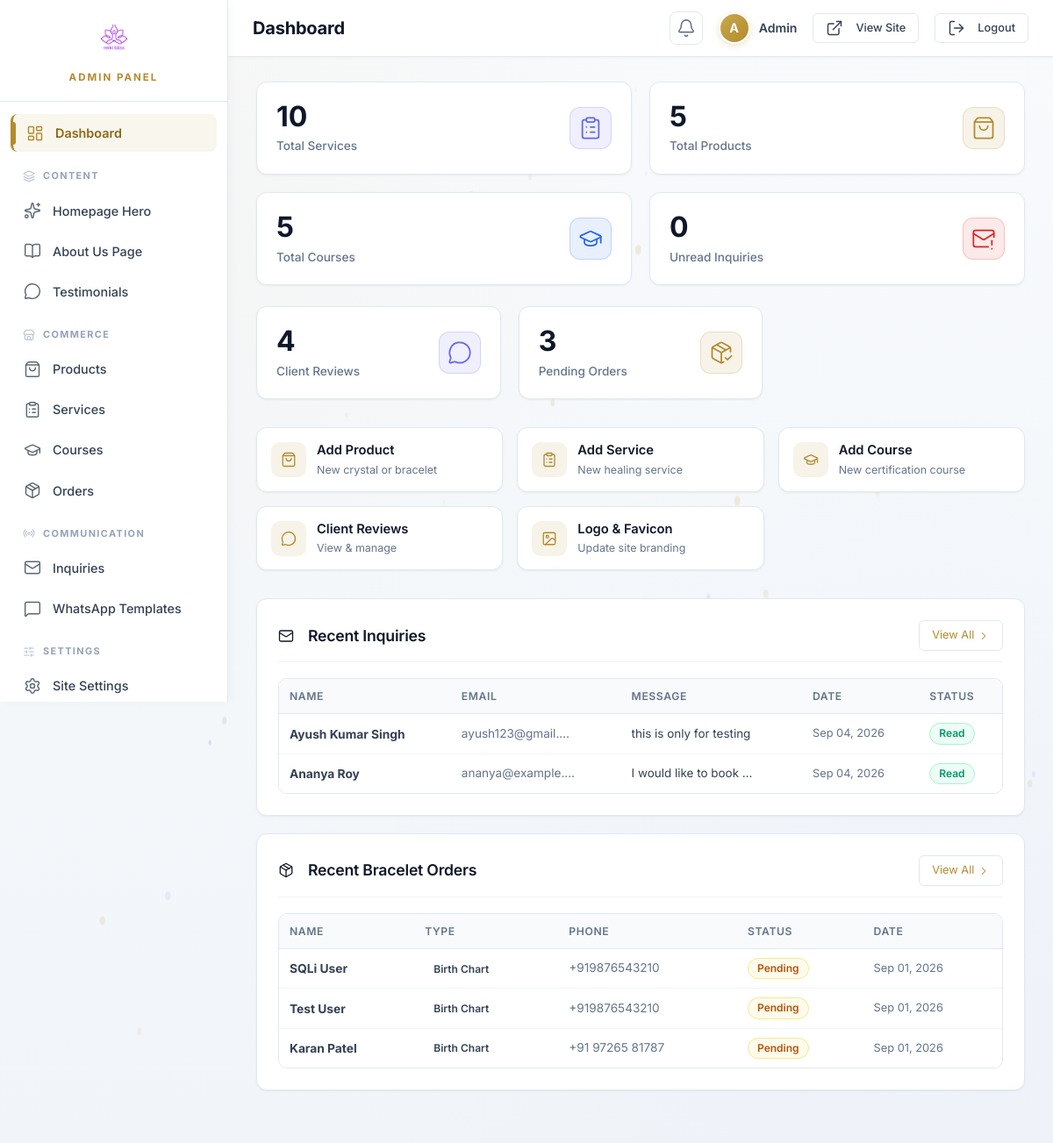
/admin/ (signed in), run on the app's committed database.
### tables this page shows
CREATE TABLE `contact_inquiries` (
  `id` int(11) NOT NULL AUTO_INCREMENT,
  `name` varchar(100) NOT NULL,
  `email` varchar(100) NOT NULL,
  `phone` varchar(30) DEFAULT NULL,
  `message` text NOT NULL,
  `is_read` tinyint(1) DEFAULT 0,
  `created_at` timestamp NOT NULL DEFAULT current_timestamp(),
  PRIMARY KEY (`id`)
);

CREATE TABLE `bracelet_orders` (
  `id` int(11) NOT NULL AUTO_INCREMENT,
  `order_type` enum('birth-chart','customized') NOT NULL,
  `name` varchar(100) NOT NULL,
  `email` varchar(100) NOT NULL,
  `phone` varchar(30) NOT NULL,
  `whatsapp` varchar(30) DEFAULT NULL,
  `date_of_birth` date DEFAULT NULL,
  `time_of_birth` time DEFAULT NULL,
  `place_of_birth` varchar(150) DEFAULT NULL,
  `intention` varchar(255) DEFAULT NULL,
  `message` text DEFAULT NULL,
  `status` enum('pending','contacted','completed') DEFAULT 'pending',
  `created_at` timestamp NOT NULL DEFAULT current_timestamp(),
  PRIMARY KEY (`id`)
);

### admin/index.php (the view, shortened to what this page needs)
<?php
require_once 'auth-check.php';
$totalServices = 0;
$totalProducts = 0;
$totalCourses = 0;
$unreadInquiries = 0;
$pendingOrders = 0;
$recentInquiries = [];
$recentOrders = [];
try {
    $totalServices = (int)$pdo->query("SELECT COUNT(*) FROM services")->fetchColumn();
    $totalProducts = (int)$pdo->query("SELECT COUNT(*) FROM products")->fetchColumn();
    $totalCourses = (int)$pdo->query("SELECT COUNT(*) FROM courses")->fetchColumn();
    $unreadInquiries = (int)$pdo->query("SELECT COUNT(*) FROM contact_inquiries WHERE is_read = 0")->fetchColumn();
    $totalTestimonials = (int)$pdo->query("SELECT COUNT(*) FROM testimonials")->fetchColumn();
    $pendingOrders = (int)$pdo->query("SELECT COUNT(*) FROM bracelet_orders WHERE status = 'pending'")->fetchColumn();
    $inqStmt = $pdo->query("SELECT * FROM contact_inquiries ORDER BY created_at DESC LIMIT 5");
    $recentInquiries = $inqStmt ? $inqStmt->fetchAll(PDO::FETCH_ASSOC) : [];
    $ordStmt = $pdo->query("SELECT * FROM bracelet_orders ORDER BY created_at DESC LIMIT 5");
    $recentOrders = $ordStmt ? $ordStmt->fetchAll(PDO::FETCH_ASSOC) : [];
} catch (PDOException $e) {
    error_log("Dashboard query error: " . $e->getMessage());
}
require_once 'includes/admin-header.php';
?>
<div class="grid-4 mb-3">
    <div class="stat-card">
        <div class="stat-info">
            <span class="stat-number"><?= number_format($totalServices) ?></span>
            <span class="stat-label">Total Services</span>
        </div>
        <div class="stat-icon purple" title="Total Active Services">
            <i data-lucide="clipboard-list"></i>
        </div>
    </div>
    <div class="stat-card">
        <div class="stat-info">
            <span class="stat-number"><?= number_format($totalProducts) ?></span>
            <span class="stat-label">Total Products</span>
        </div>
        <div class="stat-icon gold" title="Total Shop Products">
            <i data-lucide="shopping-bag"></i>
        </div>
    </div>
    <div class="stat-card">
        <div class="stat-info">
            <span class="stat-number"><?= number_format($totalCourses) ?></span>
            <span class="stat-label">Total Courses</span>
        </div>
        <div class="stat-icon blue" title="Total Healing Courses">
            <i data-lucide="graduation-cap"></i>
        </div>
    </div>
    <div class="stat-card">
        <div class="stat-info">
            <span class="stat-number"><?= number_format($unreadInquiries) ?></span>
            <span class="stat-label">Unread Inquiries</span>
        </div>
        <div class="stat-icon red <?= ($unreadInquiries > 0) ? 'pulse' : '' ?>" title="<?= $unreadInquiries ?> Pending Inquiries">
            <i data-lucide="mail-warning"></i>
        </div>
    </div>
</div>
<div class="grid-3 mb-4">
    <a href="testimonials" class="stat-card" style="text-decoration: none; color: inherit;">
        <div class="stat-info">
            <span class="stat-number"><?= number_format($totalTestimonials) ?></span>
            <span class="stat-label">Client Reviews</span>
        </div>
        <div class="stat-icon purple" title="Total Client Reviews">
            <i data-lucide="message-circle"></i>
        </div>
    </a>
    <a href="orders?status=pending" class="stat-card" style="text-decoration: none; color: inherit;">
        <div class="stat-info">
            <span class="stat-number"><?= number_format($pendingOrders) ?></span>
            <span class="stat-label">Pending Orders</span>
        </div>
        <div class="stat-icon gold" title="Pending Orders">
            <i data-lucide="package-check"></i>
        </div>
    </a>
</div>
<div class="mb-4">
    <div class="quick-actions-grid">
        <a href="products?action=add" class="quick-action-card">
            <div class="action-icon"><i data-lucide="shopping-bag"></i></div>
            <div>
                <div>Add Product</div>
                <small class="text-muted" style="font-weight: normal; font-size: 0.78rem;">New crystal or bracelet</small>
            </div>
        </a>
        <a href="services?action=add" class="quick-action-card">
            <div class="action-icon"><i data-lucide="clipboard-list"></i></div>
            <div>
                <div>Add Service</div>
                <small class="text-muted" style="font-weight: normal; font-size: 0.78rem;">New healing service</small>
            </div>
        </a>
        <a href="courses?action=add" class="quick-action-card">
            <div class="action-icon"><i data-lucide="graduation-cap"></i></div>
            <div>
                <div>Add Course</div>
                <small class="text-muted" style="font-weight: normal; font-size: 0.78rem;">New certification course</small>
            </div>
        </a>
        <a href="testimonials" class="quick-action-card">
            <div class="action-icon"><i data-lucide="message-circle"></i></div>
            <div>
                <div>Client Reviews</div>
                <small class="text-muted" style="font-weight: normal; font-size: 0.78rem;">View &amp; manage</small>
            </div>
        </a>
        <a href="settings?tab=branding" class="quick-action-card">
            <div class="action-icon"><i data-lucide="image"></i></div>
            <div>
                <div>Logo &amp; Favicon</div>
                <small class="text-muted" style="font-weight: normal; font-size: 0.78rem;">Update site branding</small>
            </div>
        </a>
    </div>
</div>
<div class="grid-2 gap-3 mb-4">
    <div class="admin-card">
        <div class="admin-card-header">
            <div class="admin-card-title flex items-center gap-2">
                <i data-lucide="mail"></i> Recent Inquiries
            </div>
            <a href="inquiries" class="btn-outline btn-sm text-gold" style="text-decoration: none;">
                View All <i data-lucide="chevron-right" style="width: 14px; height: 14px; margin-right: 0;"></i>
            </a>
        </div>
        <?php if (empty($recentInquiries)): ?>
            <p class="text-muted" style="text-align: center; padding: 24px 0;">No inquiries received yet.</p>
        <?php else: ?>
            <div class="table-responsive">
                <table class="admin-table">
                    <thead>
                        <tr>
                            <th>Name</th>
                            <th>Email</th>
                            <th>Message</th>
                            <th>Date</th>
                            <th>Status</th>
                        </tr>
                    </thead>
                    <tbody>
                        <?php foreach ($recentInquiries as $inq): ?>
                            <?php
                                $isUnread = empty($inq['is_read']);
                                $truncatedMsg = mb_strlen($inq['message'] ?? '') > 50
                                    ? mb_substr($inq['message'], 0, 47) . '...'
                                    : ($inq['message'] ?? '');
                                $dateFormatted = !empty($inq['created_at'])
                                    ? date('M d, Y', strtotime($inq['created_at']))
                                    : '—';
                            ?>
                            <tr class="<?= $isUnread ? 'row-unread' : '' ?>">
                                <td>
                                    <strong><?= htmlspecialchars($inq['name'] ?? 'Guest') ?></strong>
                                </td>
                                <td class="text-muted" style="font-size: 0.85rem;">
                                    <span class="text-truncate-email" title="<?= htmlspecialchars($inq['email'] ?? '') ?>"><?= htmlspecialchars($inq['email'] ?? '—') ?></span>
                                </td>
                                <td style="font-size: 0.84rem;">
                                    <span class="text-truncate-msg" title="<?= htmlspecialchars($inq['message'] ?? '') ?>"><?= htmlspecialchars($truncatedMsg) ?></span>
                                </td>
                                <td class="text-muted" style="font-size: 0.8rem; white-space: nowrap;">
                                    <?= $dateFormatted ?>
                                </td>
                                <td>
                                    <?php if ($isUnread): ?>
                                        <span class="badge badge-warning">Unread</span>
                                    <?php else: ?>
                                        <span class="badge badge-success">Read</span>
                                    <?php endif; ?>
                                </td>
                            </tr>
                        <?php endforeach; ?>
                    </tbody>
                </table>
            </div>
        <?php endif; ?>
    </div>
    <div class="admin-card">
        <div class="admin-card-header">
            <div class="admin-card-title flex items-center gap-2">
                <i data-lucide="package"></i> Recent Bracelet Orders
            </div>
            <a href="orders" class="btn-outline btn-sm text-gold" style="text-decoration: none;">
                View All <i data-lucide="chevron-right" style="width: 14px; height: 14px; margin-right: 0;"></i>
            </a>
        </div>
        <?php if (empty($recentOrders)): ?>
            <p class="text-muted" style="text-align: center; padding: 24px 0;">No bracelet orders recorded yet.</p>
        <?php else: ?>
            <div class="table-responsive">
                <table class="admin-table">
                    <thead>
                        <tr>
                            <th>Name</th>
                            <th>Type</th>
                            <th>Phone</th>
                            <th>Status</th>
                            <th>Date</th>
                        </tr>
                    </thead>
                    <tbody>
                        <?php foreach ($recentOrders as $order): ?>
                            <?php
                                $orderType = $order['order_type'] ?? 'customized';
                                $orderStatus = $order['status'] ?? 'pending';
                                $orderDate = !empty($order['created_at'])
                                    ? date('M d, Y', strtotime($order['created_at']))
                                    : '—';
                            ?>
                            <tr>
                                <td>
                                    <strong><?= htmlspecialchars($order['name'] ?? 'Anonymous') ?></strong>
                                </td>
                                <td>
                                    <?php if ($orderType === 'birth-chart'): ?>
                                        <span class="badge badge-purple">
                                            Birth Chart
                                        </span>
                                    <?php else: ?>
                                        <span class="badge badge-gold">
                                            Customized
                                        </span>
                                    <?php endif; ?>
                                </td>
                                <td class="text-muted" style="font-size: 0.85rem; white-space: nowrap;">
                                    <?= htmlspecialchars($order['phone'] ?? '—') ?>
                                </td>
                                <td>
                                    <?php if ($orderStatus === 'completed'): ?>
                                        <span class="badge badge-success">Completed</span>
                                    <?php elseif ($orderStatus === 'contacted'): ?>
                                        <span class="badge badge-info">Contacted</span>
                                    <?php else: ?>
                                        <span class="badge badge-warning">Pending</span>
                                    <?php endif; ?>
                                </td>
                                <td class="text-muted" style="font-size: 0.8rem; white-space: nowrap;">
                                    <?= $orderDate ?>
                                </td>
                            </tr>
                        <?php endforeach; ?>
                    </tbody>
                </table>
            </div>
        <?php endif; ?>
    </div>
</div>
<?php require_once 'includes/admin-footer.php'; ?>

### data on the page
contact_inquiries: name "Ayush Kumar Singh", email "ayush123@gmail.…", message "this is only for testing", created_at "Sep 04, 2026", is_read "Read"
contact_inquiries: name "Ananya Roy", email "ananya@example.…", message "I would like to book…", created_at "Sep 04, 2026", is_read "Read"
bracelet_orders: name "SQLi User", order_type "Birth Chart", phone "+919876543210", status "Pending", created_at "Sep 01, 2026"
bracelet_orders: name "Test User", order_type "Birth Chart", phone "+919876543210", status "Pending", created_at "Sep 01, 2026"
bracelet_orders: name "Karan Patel", order_type "Birth Chart", phone "+91 97265 81787", status "Pending", created_at "Sep 01, 2026"

### other printed values
$sbLabel('brand_title') "ADMIN PANEL"
$sbLabel('menu_dashboard') "Dashboard"
$sbLabel('section_content') "CONTENT"
$sbLabel('menu_homepage_hero') "Homepage Hero"
$sbLabel('menu_about_us') "About Us Page"
$sbLabel('menu_testimonials') "Testimonials"
$sbLabel('section_commerce') "COMMERCE"
$sbLabel('menu_products') "Products"
$sbLabel('menu_services') "Services"
$sbLabel('menu_courses') "Courses"
$sbLabel('menu_orders') "Orders"
$sbLabel('section_communication') "COMMUNICATION"
$sbLabel('menu_inquiries') "Inquiries"
$sbLabel('menu_whatsapp') "WhatsApp Templates"
$sbLabel('section_settings') "SETTINGS"
